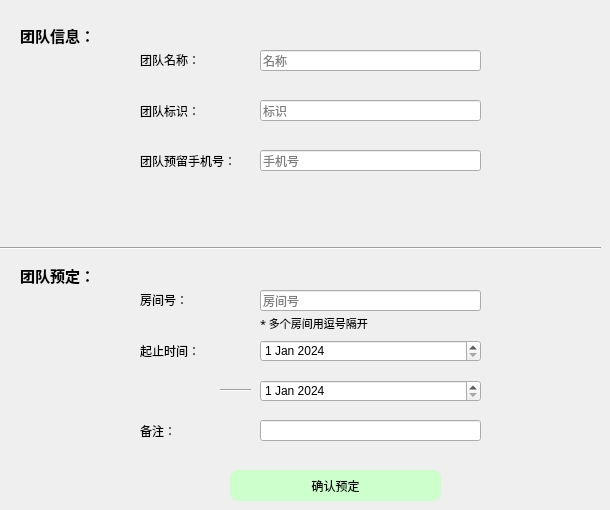
      <widget class="QWidget" name="page_9">
       <widget class="QDateEdit" name="tendtime_booking">
        <property name="geometry">
         <rect>
          <x>260</x>
          <y>380</y>
          <width>221</width>
          <height>22</height>
         </rect>
        </property>
        <property name="dateTime">
         <datetime>
          <hour>0</hour>
          <minute>0</minute>
          <second>0</second>
          <year>2024</year>
          <month>1</month>
          <day>1</day>
         </datetime>
        </property>
       </widget>
       <widget class="Line" name="line_9">
        <property name="geometry">
         <rect>
          <x>0</x>
          <y>240</y>
          <width>601</width>
          <height>16</height>
         </rect>
        </property>
        <property name="orientation">
         <enum>Qt::Horizontal</enum>
        </property>
       </widget>
       <widget class="QLabel" name="label_37">
        <property name="geometry">
         <rect>
          <x>140</x>
          <y>40</y>
          <width>101</width>
          <height>40</height>
         </rect>
        </property>
        <property name="styleSheet">
         <string notr="true">font: 9pt &quot;FontAwesome&quot;;</string>
        </property>
        <property name="text">
         <string>团队名称：</string>
        </property>
       </widget>
       <widget class="QLabel" name="label_38">
        <property name="geometry">
         <rect>
          <x>20</x>
          <y>260</y>
          <width>91</width>
          <height>31</height>
         </rect>
        </property>
        <property name="font">
         <font>
          <family>FontAwesome</family>
          <pointsize>11</pointsize>
          <weight>75</weight>
          <bold>true</bold>
         </font>
        </property>
        <property name="text">
         <string>团队预定：</string>
        </property>
       </widget>
       <widget class="QLabel" name="label_39">
        <property name="geometry">
         <rect>
          <x>140</x>
          <y>140</y>
          <width>121</width>
          <height>41</height>
         </rect>
        </property>
        <property name="styleSheet">
         <string notr="true">font: 9pt &quot;FontAwesome&quot;;</string>
        </property>
        <property name="text">
         <string>团队预留手机号：</string>
        </property>
       </widget>
       <widget class="QLineEdit" name="tphone_booking">
        <property name="geometry">
         <rect>
          <x>260</x>
          <y>150</y>
          <width>221</width>
          <height>21</height>
         </rect>
        </property>
        <property name="placeholderText">
         <string>手机号</string>
        </property>
       </widget>
       <widget class="QLabel" name="label_40">
        <property name="geometry">
         <rect>
          <x>140</x>
          <y>280</y>
          <width>101</width>
          <height>40</height>
         </rect>
        </property>
        <property name="styleSheet">
         <string notr="true">font: 9pt &quot;FontAwesome&quot;;</string>
        </property>
        <property name="text">
         <string>房间号：</string>
        </property>
       </widget>
       <widget class="Line" name="line_10">
        <property name="geometry">
         <rect>
          <x>220</x>
          <y>380</y>
          <width>31</width>
          <height>20</height>
         </rect>
        </property>
        <property name="orientation">
         <enum>Qt::Horizontal</enum>
        </property>
       </widget>
       <widget class="QLineEdit" name="tremark_booking">
        <property name="geometry">
         <rect>
          <x>260</x>
          <y>420</y>
          <width>221</width>
          <height>21</height>
         </rect>
        </property>
        <property name="text">
         <string/>
        </property>
        <property name="placeholderText">
         <string/>
        </property>
       </widget>
       <widget class="QLabel" name="label_41">
        <property name="geometry">
         <rect>
          <x>20</x>
          <y>20</y>
          <width>91</width>
          <height>31</height>
         </rect>
        </property>
        <property name="font">
         <font>
          <family>FontAwesome</family>
          <pointsize>11</pointsize>
          <weight>75</weight>
          <bold>true</bold>
         </font>
        </property>
        <property name="text">
         <string>团队信息：</string>
        </property>
       </widget>
       <widget class="QLineEdit" name="tname_booking">
        <property name="geometry">
         <rect>
          <x>260</x>
          <y>50</y>
          <width>221</width>
          <height>21</height>
         </rect>
        </property>
        <property name="placeholderText">
         <string>名称</string>
        </property>
       </widget>
       <widget class="QLabel" name="label_42">
        <property name="geometry">
         <rect>
          <x>140</x>
          <y>90</y>
          <width>101</width>
          <height>41</height>
         </rect>
        </property>
        <property name="styleSheet">
         <string notr="true">font: 9pt &quot;FontAwesome&quot;;</string>
        </property>
        <property name="text">
         <string>团队标识：</string>
        </property>
       </widget>
       <widget class="QDateEdit" name="tstarttime_booking">
        <property name="geometry">
         <rect>
          <x>260</x>
          <y>340</y>
          <width>221</width>
          <height>22</height>
         </rect>
        </property>
        <property name="dateTime">
         <datetime>
          <hour>0</hour>
          <minute>0</minute>
          <second>0</second>
          <year>2024</year>
          <month>1</month>
          <day>1</day>
         </datetime>
        </property>
       </widget>
       <widget class="QLabel" name="label_43">
        <property name="geometry">
         <rect>
          <x>140</x>
          <y>330</y>
          <width>101</width>
          <height>41</height>
         </rect>
        </property>
        <property name="styleSheet">
         <string notr="true">font: 9pt &quot;FontAwesome&quot;;</string>
        </property>
        <property name="text">
         <string>起止时间：</string>
        </property>
       </widget>
       <widget class="QLineEdit" name="tid_booking">
        <property name="geometry">
         <rect>
          <x>260</x>
          <y>100</y>
          <width>221</width>
          <height>21</height>
         </rect>
        </property>
        <property name="placeholderText">
         <string>标识</string>
        </property>
       </widget>
       <widget class="QLineEdit" name="trid_booking">
        <property name="geometry">
         <rect>
          <x>260</x>
          <y>290</y>
          <width>221</width>
          <height>21</height>
         </rect>
        </property>
        <property name="text">
         <string/>
        </property>
        <property name="placeholderText">
         <string>房间号</string>
        </property>
       </widget>
       <widget class="QPushButton" name="commitBookingTeam">
        <property name="geometry">
         <rect>
          <x>230</x>
          <y>470</y>
          <width>211</width>
          <height>31</height>
         </rect>
        </property>
        <property name="styleSheet">
         <string notr="true">#commitBookingTeam{background:#CCFFCC;
border-radius:8px}
#commitBookingTeam:hover
{
background:#CCFF99
}</string>
        </property>
        <property name="text">
         <string>确认预定</string>
        </property>
       </widget>
       <widget class="QLabel" name="label_44">
        <property name="geometry">
         <rect>
          <x>140</x>
          <y>410</y>
          <width>101</width>
          <height>41</height>
         </rect>
        </property>
        <property name="styleSheet">
         <string notr="true">font: 9pt &quot;FontAwesome&quot;;</string>
        </property>
        <property name="text">
         <string>备注：</string>
        </property>
       </widget>
       <widget class="QLabel" name="label_45">
        <property name="geometry">
         <rect>
          <x>260</x>
          <y>315</y>
          <width>211</width>
          <height>16</height>
         </rect>
        </property>
        <property name="font">
         <font>
          <family>新宋体</family>
          <pointsize>8</pointsize>
         </font>
        </property>
        <property name="text">
         <string>* 多个房间用逗号隔开</string>
        </property>
       </widget>
      </widget>
